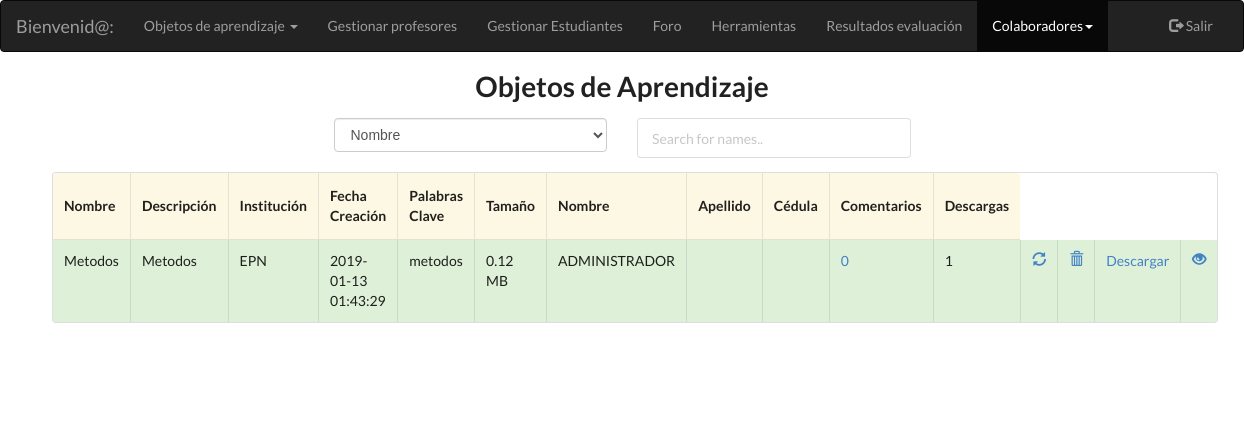
/aplicacion/modulos_administrador/adm_colaboradores/contribuciones.php, run on an earlier commit of the app's database.
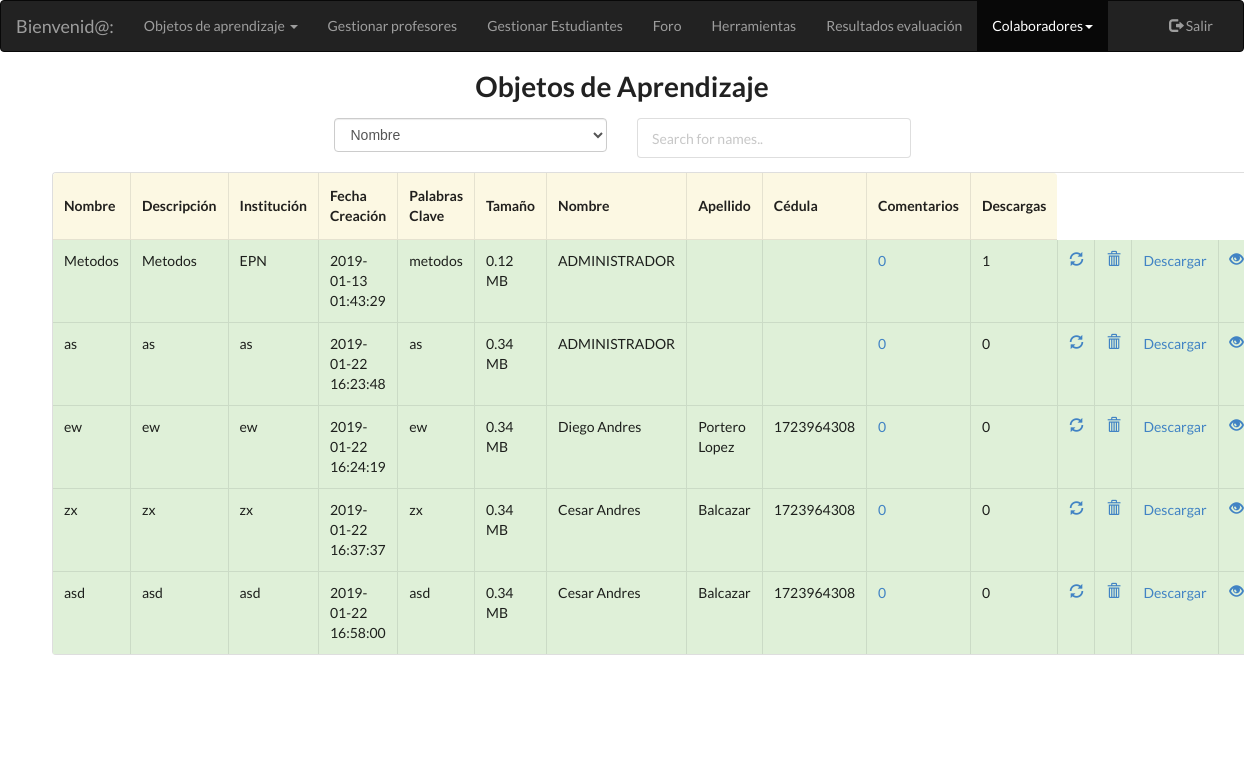
And on a later commit of the database.
### tables this page shows
CREATE TABLE `objeto_aprendizaje` (
  `idobjeto_aprendizaje` int(11) NOT NULL,
  `nombre` varchar(45) DEFAULT NULL,
  `descripcion` varchar(500) DEFAULT NULL,
  `id_usuario` int(11) DEFAULT NULL,
  `institucion` varchar(45) DEFAULT NULL,
  `fechaCreacion` timestamp NOT NULL DEFAULT CURRENT_TIMESTAMP,
  `palabras_clave` varchar(500) DEFAULT NULL,
  `tamanio` varchar(45) DEFAULT NULL,
  `ruta` varchar(45) DEFAULT NULL,
  `materia` varchar(50) DEFAULT NULL,
  `descarga` int(11) DEFAULT NULL
);

CREATE TABLE `estudiante` (
  `idestudiante` int(11) NOT NULL,
  `ci` varchar(45) DEFAULT NULL,
  `nombres` varchar(45) DEFAULT NULL,
  `apellidos` varchar(45) DEFAULT NULL,
  `carrera` varchar(45) DEFAULT NULL,
  `id_facultad` int(11) DEFAULT NULL,
  `mail` varchar(45) DEFAULT NULL,
  `id_usuario` int(11) DEFAULT NULL
);

CREATE TABLE `profesor` (
  `idprofesor` int(11) NOT NULL,
  `ci` varchar(10) DEFAULT NULL,
  `nombres` varchar(45) DEFAULT NULL,
  `apellidos` varchar(45) DEFAULT NULL,
  `id_departamento` int(11) DEFAULT NULL,
  `id_facultad` int(11) DEFAULT NULL,
  `mail` varchar(45) DEFAULT NULL,
  `id_usuario` int(11) DEFAULT NULL
);

### aplicacion/clases_negocio/funciones_oa_profesor.php (called while the page is built, shortened)
<?php
function obtener_tipo_usuario_con_id($id_usuario){
    $conexion = new Conexion();
    $statement = 'select * from usuario where idUsuario=?';
    $consulta = $conexion->prepare($statement);
    $consulta->setFetchMode(PDO::FETCH_ASSOC);
    $consulta->execute([$id_usuario]);
    if ($consulta->rowCount() != 0) {
        $fila = $consulta->fetch();
        $tipo_usuario = $fila['tipo_usuario'];
    }
    if (isset($tipo_usuario)) {
        return $tipo_usuario;
    } else {
        return null;
    }
}
function obtener_id_profesor_con_id_usuario($id_usuario) {
    $conexion = new Conexion();
    $statement = 'select pro.idprofesor from usuario as us, profesor as pro where us.idUsuario=pro.id_usuario and us.idUsuario=?';
    $consulta = $conexion->prepare($statement);
    $consulta->setFetchMode(PDO::FETCH_ASSOC);
    $consulta->execute([$id_usuario]);
    if ($consulta->rowCount() != 0) {
        $fila = $consulta->fetch();
        $id_profesor = $fila['idprofesor'];
    }
    if (isset($id_profesor)) {
        return $id_profesor;
    } else {
        return null;
    }
}
function obtener_id_estudiante_con_id_usuario($id_usuario) {
    $conexion = new Conexion();
    $statement = 'select pro.idestudiante from usuario as us, estudiante as pro where us.idUsuario=pro.id_usuario and us.idUsuario=?';
    $consulta = $conexion->prepare($statement);
    $consulta->setFetchMode(PDO::FETCH_ASSOC);
    $consulta->execute([$id_usuario]);
    if ($consulta->rowCount() != 0) {
        $fila = $consulta->fetch();
        $id_profesor = $fila['idestudiante'];
    }
    if (isset($id_profesor)) {
        return $id_profesor;
    } else {
        return null;
    }
}
function obtener_profesor_como_arreglo($id_profesor) {
    $conexion = new Conexion();
    $statement = 'select * from profesor where idprofesor=?';
    $consulta = $conexion->prepare($statement);
    $consulta->setFetchMode(PDO::FETCH_ASSOC);
    $consulta->execute([$id_profesor]);
    if ($consulta->rowCount() != 0) {
        $fila = $consulta->fetch();
    }
    if (isset($fila)) {
        return $fila;
    } else {
        return null;
    }
}
function obtener_estudiante_como_arreglo($id_profesor) {
    $conexion = new Conexion();
    $statement = 'select * from estudiante where idestudiante=?';
    $consulta = $conexion->prepare($statement);
    $consulta->setFetchMode(PDO::FETCH_ASSOC);
    $consulta->execute([$id_profesor]);
    if ($consulta->rowCount() != 0) {
        $fila = $consulta->fetch();
    }
    if (isset($fila)) {
        return $fila;
    } else {
        return null;
    }
}
function obtener_nro_comentarios_oa($id_objeto_aprendizaje) {
    $conexion = new Conexion();
    $statement = 'select count(*) as nro_comentarios from objeto_aprendizaje as oa, comentario as c where oa.idobjeto_aprendizaje=c.id_objeto_aprendizaje and c.id_objeto_aprendizaje=?';
    $consulta = $conexion->prepare($statement);
    $consulta->setFetchMode(PDO::FETCH_ASSOC);
    $consulta->execute([$id_objeto_aprendizaje]);
    if ($consulta->rowCount() != 0) {
        $fila = $consulta->fetch();
        $id_profesor = $fila['nro_comentarios'];
    }
    if (isset($id_profesor)) {
        return $id_profesor;
    } else {
        return null;
    }
}
?>

### aplicacion/modulos_administrador/adm_colaboradores/contribuciones.php (the view, shortened to what this page needs)
<?php
require '../../clases_negocio/funciones_oa_profesor.php';
?>
<!DOCTYPE html PUBLIC "-//W3C//DTD XHTML 1.0 Transitional//EN" "http://www.w3.org/TR/xhtml1/DTD/xhtml1-transitional.dtd">
<html xmlns="http://www.w3.org/1999/xhtml" lang="es">
<head>
    <link rel="stylesheet" href="../../../plugins/bootstrap/css/bootstrap.min.css">
    <link rel="stylesheet" href="../../../estilos/semantic.css">
</head>
<body>
<?php include './navbar_adm_colaboradores.php';?>
<div class="container-fluid text-center">
    <div class="row content">
        <div class="col-sm-12 text-center">
            <h1 class="ui header">Objetos de Aprendizaje</h1>
            <form action="../../modulos_administrador/adm_ejecutar_buscar.php" method="post" enctype="multipart/form-data">
                <div class="col-md-3">
                </div>
                <div class="col-md-3 text-left ">
                    <select class= "form-control" name="tipo_criterio" dir="ltr" id="opcBus" required>
                        <option value="nombre">Nombre</option>
                    </select><br>
                </div>
                <div  class="ui input col-md-3 text-center"">
                <input type="text" id="myInput" onkeyup="myFunction()" placeholder="Search for names.." title="Type in a name"><br><br>
                </div>
            </form>
            <div class="container" >
                <table class="ui celled table" id="myTable">
                    <thead>
                    <tr class="warning">
                        <th>Nombre</th>
                        <th>Descripción</th>
                        <th>Institución</th>
                        <th>Fecha Creación</th>
                        <th>Palabras Clave</th>
                        <th>Tamaño</th>
                        <th>Nombre</th>
                        <th>Apellido</th>
                        <th>Cédula</th>
                        <th>Comentarios</th>
                        <th>Descargas</th>
                    </tr>
                    </thead>
            </div>
            <?php
            $statement = ("select * from objeto_aprendizaje");
            $conexion = new Conexion();
            $consulta = $conexion->prepare($statement);
            $consulta->setFetchMode(PDO::FETCH_ASSOC);
            $consulta->execute();
            if ($consulta->rowCount() != 0) {
                while ($row = $consulta->fetch()) {
                    echo '<tr class="success">';
                    echo '<td>' . $row['nombre'] . '</td>';
                    echo '<td>' . $row['descripcion'] . '</td>';
                    echo '<td>' . $row['institucion'] . '</td>';
                    echo '<td>' . $row['fechaCreacion'] . '</td>';
                    echo '<td>' . $row['palabras_clave'] . '</td>';
                    echo '<td>' . number_format($row['tamanio'] / 1e6, 2, '.', '') . ' MB' . '</td>';
                    if (obtener_tipo_usuario_con_id($row['id_usuario']) == 'ADM') {
                        echo '<td>ADMINISTRADOR</td><td></td><td></td>';
                    } else if(obtener_tipo_usuario_con_id($row['id_usuario']) == 'PRO') {
                        $profesor = obtener_profesor_como_arreglo(obtener_id_profesor_con_id_usuario($row['id_usuario']));
                        echo '<td>' . $profesor['nombres'] . '</td><td>' . $profesor['apellidos'] . '</td><td>'.$profesor['ci'].'</td>';
                    }else{
                        $estudiante = obtener_estudiante_como_arreglo(obtener_id_estudiante_con_id_usuario($row['id_usuario']));
                        echo '<td>' . $estudiante['nombres'] . '</td><td>' . $estudiante['apellidos'] . '</td><td>'.$estudiante['ci'].'</td>';
                    }
                    echo '<td><a href="adm_comentarios.php?id=' . $row['idobjeto_aprendizaje'] . '">' . obtener_nro_comentarios_oa($row['idobjeto_aprendizaje']) . '</a></td>';
                    echo '<td>' . $row['descarga'] . '</td>';
                    echo '<td><a href="adm_actualizar_oa.php?id=' . $row['idobjeto_aprendizaje'] . '"><span class="glyphicon glyphicon-refresh"></a></td>';
                    echo "<td><a id='borrar'onClick=\"eliminar('".$row['idobjeto_aprendizaje']."');\" href='adm_buscar.php?id=" . $row['idobjeto_aprendizaje'] . "&idborrar=2'><span class='glyphicon glyphicon-trash'></a></td>";
                    echo "<td><a href=../" . $row['ruta'] . "  onclick= \"myFunction('" . $row['idobjeto_aprendizaje'] . "');\" >Descargar</a></td>";
                    echo "<td><a href=../../../storage/" . $row['ruta'] . ".jpg target=".'_blank'."><span class='glyphicon glyphicon-eye-open'></a></td>";
                    echo '</tr>';
                }
            }
            ?>
        </div>
    </div>
</div></br></br></br>
</body>
</body>
</html>

### aplicacion/modulos_administrador/adm_colaboradores/navbar_adm_colaboradores.php (shortened to what this page needs)
<nav class="navbar navbar-inverse">
    <div class="container-fluid">
        <div class="navbar-header">
            <a class="navbar-brand" href="#">Bienvenid@: </a>
        </div>
        <div class="collapse navbar-collapse" id="myNavbar">
            <ul class="nav navbar-nav">
                <li class="dropdown">
                    <a class="dropdown-toggle" data-toggle="dropdown" href="#">Objetos de aprendizaje
                        <span class="caret"></span></a>
                </li>
                <li><a href="../adm_buscar_profesores.php">Gestionar profesores</a></li>
                <li><a href="../adm_buscar_estudiantes.php">Gestionar Estudiantes</a></li>
                <?php
                echo '<li><a href="https://localhost:5001/home/'.$id.'/'.$nombre.'/'.$rol.'">Foro</a></li>';
                ?>
                <li><a href="../adm_herramientas.php">Herramientas</a></li>
                <li><a href="../adm_encuesta.php">Resultados evaluación</a></li>
                <li class="dropdown active">
                    <a class="dropdown-toggle" data-toggle="dropdown" href="#">Colaboradores<span class="caret"></span></a>
                </li>
            </ul>
            <ul class="nav navbar-nav navbar-right">
                <li><a href="../../../aplicacion/desconectar_sesion.php"><span class="glyphicon glyphicon-log-out"></span>
                        Salir</a></li>
            </ul>
        </div>
    </div>
</nav>

What changed in the data, as far as the page shows it:
added objeto_aprendizaje: nombre "as", descripcion "as", institucion "as", fechaCreacion "2019-01-22 16:23:48", palabras_clave "as", $row['tamanio']/1e6 "0.34", shows "ADMINISTRADOR", idobjeto_aprendizaje "0", descarga "0"
added objeto_aprendizaje: nombre "ew", descripcion "ew", institucion "ew", fechaCreacion "2019-01-22 16:24:19", palabras_clave "ew", $row['tamanio']/1e6 "0.34", id_usuario.nombres "Diego Andres", id_usuario.apellidos "Portero Lopez", id_usuario.ci "1723964308", idobjeto_aprendizaje "0", descarga "0"
added objeto_aprendizaje: nombre "zx", descripcion "zx", institucion "zx", fechaCreacion "2019-01-22 16:37:37", palabras_clave "zx", $row['tamanio']/1e6 "0.34", id_usuario.nombres "Cesar Andres", id_usuario.apellidos "Balcazar", id_usuario.ci "1723964308", idobjeto_aprendizaje "0", descarga "0"
added objeto_aprendizaje: nombre "asd", descripcion "asd", institucion "asd", fechaCreacion "2019-01-22 16:58:00", palabras_clave "asd", $row['tamanio']/1e6 "0.34", id_usuario.nombres "Cesar Andres", id_usuario.apellidos "Balcazar", id_usuario.ci "1723964308", idobjeto_aprendizaje "0", descarga "0"
